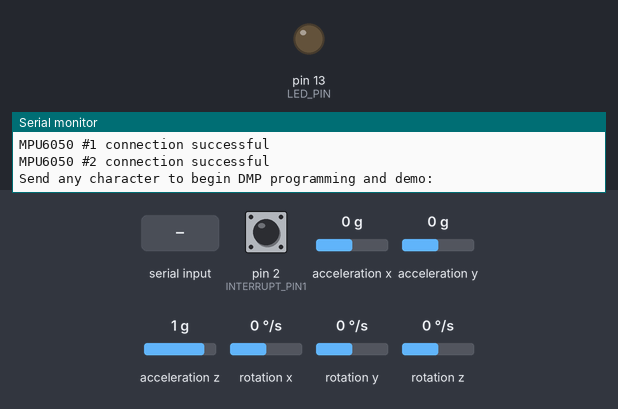
A sketch run on a simulated Arduino Uno, built with avr-gcc and run on an emulated ATmega328P. On the bench: output pins drawn as LEDs (lit = HIGH), the last lines printed to the serial monitor. Dashed ring = blinking. The inputs (shaded band) are chosen by the test bench; at power-on: acceleration x 0 g, acceleration y 0 g, acceleration z 1 g, rotation z 0 °/s, pin 2 (INTERRUPT_PIN1) LOW, rotation x 0 °/s, rotation y 0 °/s. The sensor or clock chip raises its interrupt line as the real part does.

Above: at 0.9 s.
1.0 s: "1" received over Serial
At 3.8 s:
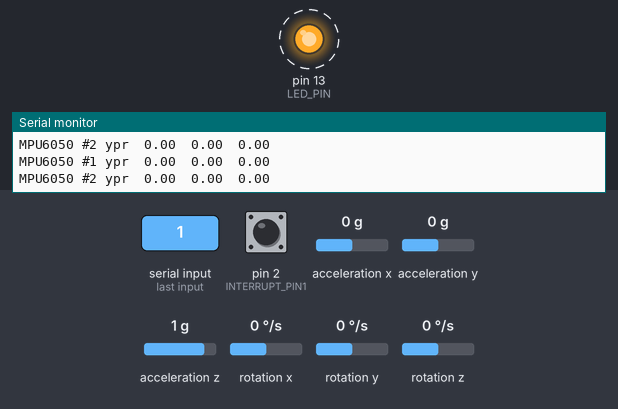
4.0 s: acceleration x set to -1.4 g
7.0 s: acceleration y set to -1.4 g
10.0 s: acceleration z set to -1.4 g
13.0 s: rotation z set to -192 °/s
Timing chart, 0 to 17.0 s (numbered marks = the images above; inputs shaded):
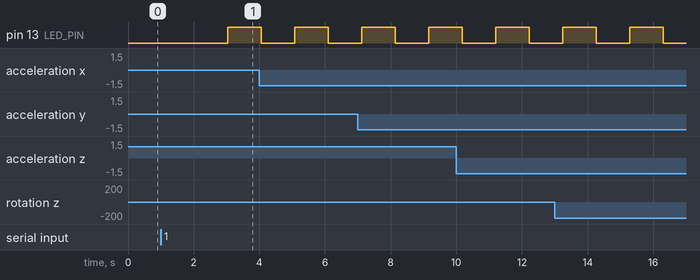

The sketch:

PruebasDMP_MPU6050.ino
```cpp
/***********/
/* PINOUT  */
/*         */
/* SDA 21  */
/* SCL 22  */
/* AD0 GND */
/* 3V3     */
/* INT1 2  */
/* INT2 4  */
/***********/

#include "I2Cdev.h"
#include "MPU6050_6Axis_MotionApps20.h"

#if I2CDEV_IMPLEMENTATION == I2CDEV_ARDUINO_WIRE
    #include "Wire.h"
#endif

MPU6050 mpu1(0x68);  // Dirección por defecto del MPU6050
MPU6050 mpu2(0x69);  // Dirección del segundo MPU6050

#define OUTPUT_READABLE_YAWPITCHROLL

#define INTERRUPT_PIN1 2  // Pin de interrupción para mpu1
#define INTERRUPT_PIN2 4  // Pin de interrupción para mpu2
#define LED_PIN 13 // (Arduino is 13, Teensy is 11, Teensy++ is 6)
bool blinkState = false;

// MPU control/status vars
bool dmpReady1 = false;  // set true if DMP init was successful
bool dmpReady2 = false;  // set true if DMP init was successful
uint8_t mpuIntStatus1;   // holds actual interrupt status byte from MPU
uint8_t mpuIntStatus2;   // holds actual interrupt status byte from MPU
uint8_t devStatus1;      // return status after each device operation (0 = success, !0 = error)
uint8_t devStatus2;      // return status after each device operation (0 = success, !0 = error)
uint16_t packetSize1;    // expected DMP packet size (default is 42 bytes)
uint16_t packetSize2;    // expected DMP packet size (default is 42 bytes)
uint16_t fifoCount1;     // count of all bytes currently in FIFO
uint16_t fifoCount2;     // count of all bytes currently in FIFO
uint8_t fifoBuffer1[64]; // FIFO storage buffer
uint8_t fifoBuffer2[64]; // FIFO storage buffer

// orientation/motion vars
Quaternion q1, q2;           // [w, x, y, z]         quaternion container
VectorFloat gravity1, gravity2;    // [x, y, z]            gravity vector
float ypr1[3], ypr2[3];      // [yaw, pitch, roll]   yaw/pitch/roll container and gravity vector

volatile bool mpuInterrupt1 = false;     // indicates whether MPU interrupt pin has gone high
volatile bool mpuInterrupt2 = false;     // indicates whether MPU interrupt pin has gone high

void dmpDataReady1() {
    mpuInterrupt1 = true;
}

void dmpDataReady2() {
    mpuInterrupt2 = true;
}

void setup() {
    // join I2C bus (I2Cdev library doesn't do this automatically)
    #if I2CDEV_IMPLEMENTATION == I2CDEV_ARDUINO_WIRE
        Wire.begin();
        Wire.setClock(400000); // 400kHz I2C clock. Comment this line if having compilation difficulties
    #elif I2CDEV_IMPLEMENTATION == I2CDEV_BUILTIN_FASTWIRE
        Fastwire::setup(400, true);
    #endif

    // initialize serial communication
    Serial.begin(115200);

    // initialize device
    Serial.println(F("Initializing I2C devices..."));
    mpu1.initialize();
    mpu2.initialize();
    pinMode(INTERRUPT_PIN1, INPUT);
    pinMode(INTERRUPT_PIN2, INPUT);

    // verify connection
    Serial.println(F("Testing device connections..."));
    Serial.println(mpu1.testConnection() ? F("MPU6050 #1 connection successful") : F("MPU6050 #1 connection failed"));
    Serial.println(mpu2.testConnection() ? F("MPU6050 #2 connection successful") : F("MPU6050 #2 connection failed"));

    // wait for ready
    Serial.println(F("\nSend any character to begin DMP programming and demo: "));
    while (Serial.available() && Serial.read()); // empty buffer
    while (!Serial.available());                 // wait for data
    while (Serial.available() && Serial.read()); // empty buffer again

    // load and configure the DMP for mpu1
    Serial.println(F("Initializing DMP for MPU6050 #1..."));
    devStatus1 = mpu1.dmpInitialize();

    // supply your own gyro offsets here, scaled for min sensitivity
    mpu1.setXGyroOffset(124.00000);
    mpu1.setYGyroOffset(36.00000);
    mpu1.setZGyroOffset(10.00000);
    mpu1.setZAccelOffset(1500.00000); // 1688 factory default for my test chip

    // make sure it worked (returns 0 if so)
    if (devStatus1 == 0) {
        // Calibration Time: generate offsets and calibrate our MPU6050
        mpu1.CalibrateAccel(6);
        mpu1.CalibrateGyro(6);
        mpu1.PrintActiveOffsets();
        // turn on the DMP, now that it's ready
        Serial.println(F("Enabling DMP for MPU6050 #1..."));
        mpu1.setDMPEnabled(true);

        // enable Arduino interrupt detection
        Serial.print(F("Enabling interrupt detection (Arduino external interrupt "));
        Serial.print(digitalPinToInterrupt(INTERRUPT_PIN1));
        Serial.println(F(")..."));
        attachInterrupt(digitalPinToInterrupt(INTERRUPT_PIN1), dmpDataReady1, RISING);
        mpuIntStatus1 = mpu1.getIntStatus();

        // set our DMP Ready flag so the main loop() function knows it's okay to use it
        Serial.println(F("DMP ready for MPU6050 #1! Waiting for first interrupt..."));
        dmpReady1 = true;

        // get expected DMP packet size for later comparison
        packetSize1 = mpu1.dmpGetFIFOPacketSize();
    } else {
        // ERROR!
        // 1 = initial memory load failed
        // 2 = DMP configuration updates failed
        // (if it's going to break, usually the code will be 1)
        Serial.print(F("DMP Initialization failed for MPU6050 #1 (code "));
        Serial.print(devStatus1);
        Serial.println(F(")"));
    }

    // load and configure the DMP for mpu2
    Serial.println(F("Initializing DMP for MPU6050 #2..."));
    devStatus2 = mpu2.dmpInitialize();

    // supply your own gyro offsets here, scaled for min sensitivity
    mpu2.setXGyroOffset(124.00000);
    mpu2.setYGyroOffset(36.00000);
    mpu2.setZGyroOffset(10.00000);
    mpu2.setZAccelOffset(1500.00000); // 1688 factory default for my test chip

    // make sure it worked (returns 0 if so)
    if (devStatus2 == 0) {
        // Calibration Time: generate offsets and calibrate our MPU6050
        mpu2.CalibrateAccel(6);
        mpu2.CalibrateGyro(6);
        mpu2.PrintActiveOffsets();
        // turn on the DMP, now that it's ready
        Serial.println(F("Enabling DMP for MPU6050 #2..."));
        mpu2.setDMPEnabled(true);

        // enable Arduino interrupt detection
        Serial.print(F("Enabling interrupt detection (Arduino external interrupt "));
        Serial.print(digitalPinToInterrupt(INTERRUPT_PIN2));
        Serial.println(F(")..."));
        attachInterrupt(digitalPinToInterrupt(INTERRUPT_PIN2), dmpDataReady2, RISING);
        mpuIntStatus2 = mpu2.getIntStatus();

        // set our DMP Ready flag so the main loop() function knows it's okay to use it
        Serial.println(F("DMP ready for MPU6050 #2! Waiting for first interrupt..."));
        dmpReady2 = true;

        // get expected DMP packet size for later comparison
        packetSize2 = mpu2.dmpGetFIFOPacketSize();
    } else {
        // ERROR!
        // 1 = initial memory load failed
        // 2 = DMP configuration updates failed
        // (if it's going to break, usually the code will be 1)
        Serial.print(F("DMP Initialization failed for MPU6050 #2 (code "));
        Serial.print(devStatus2);
        Serial.println(F(")"));
    }

    // configure LED for output
    pinMode(LED_PIN, OUTPUT);
}

void loop() {
    // if programming failed, don't try to do anything
    if (!dmpReady1 || !dmpReady2) return;

    // read a packet from FIFO for mpu1
    if (mpu1.dmpGetCurrentFIFOPacket(fifoBuffer1)) { // Get the Latest packet
        #ifdef OUTPUT_READABLE_YAWPITCHROLL
            // display Euler angles in degrees for mpu1
            mpu1.dmpGetQuaternion(&q1, fifoBuffer1);
            mpu1.dmpGetGravity(&gravity1, &q1);
            mpu1.dmpGetYawPitchRoll(ypr1, &q1, &gravity1);
            Serial.print("MPU6050 #1 ypr\t");
            Serial.print(ypr1[0] * 180/M_PI);
            Serial.print("\t");
            Serial.print(ypr1[1] * 180/M_PI);
            Serial.print("\t");
            Serial.println(ypr1[2] * 180/M_PI);
        #endif
    }

    // read a packet from FIFO for mpu2
    if (mpu2.dmpGetCurrentFIFOPacket(fifoBuffer2)) { // Get the Latest packet
        #ifdef OUTPUT_READABLE_YAWPITCHROLL
            // display Euler angles in degrees for mpu2
            mpu2.dmpGetQuaternion(&q2, fifoBuffer2);
            mpu2.dmpGetGravity(&gravity2, &q2);
            mpu2.dmpGetYawPitchRoll(ypr2, &q2, &gravity2);
            Serial.print("MPU6050 #2 ypr\t");
            Serial.print(ypr2[0] * 180/M_PI);
            Serial.print("\t");
            Serial.print(ypr2[1] * 180/M_PI);
            Serial.print("\t");
            Serial.println(ypr2[2] * 180/M_PI);
            delay(1000);
        #endif
    }

    // blink LED to indicate activity
    blinkState = !blinkState;
    digitalWrite(LED_PIN, blinkState);
}
```

Measured:
- after the input at 1.0 s, pin 13 (LED_PIN): LOW → HIGH after 2.0 s
